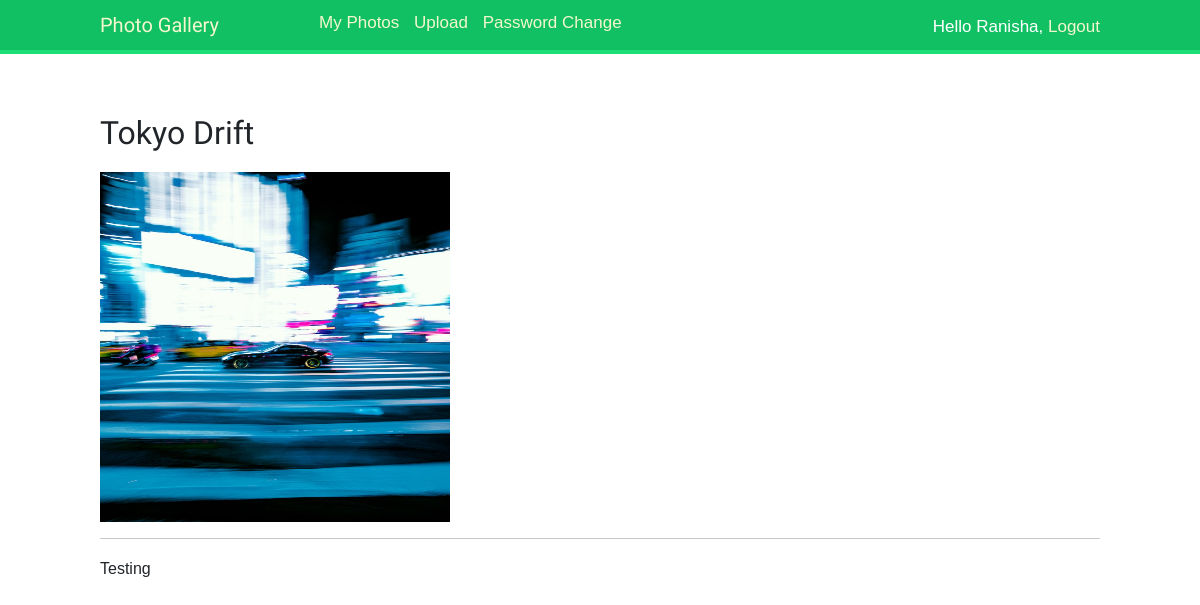
The app's page /photo/5/tokyo-drift/ (signed in) with its own data.
### photos/models.py (models this page shows, shortened)
class Photo(models.Model):
    user = models.ForeignKey(User,on_delete=models.CASCADE, db_index=True)
    album = models.ForeignKey(Album,on_delete=models.CASCADE, related_name ='photo')
    title = models.CharField(max_length=200,blank = False, db_index=True)
    description = models.TextField(blank = True)
    image = models.ImageField(blank = False,upload_to = 'photo/%Y/%m/%d')
    slug = models.SlugField(max_length=200, unique=True)
    created = models.DateField(auto_now_add=True)

### photos/views.py (the view)
# urls.py: path('photo/<int:id>/<str:slug>/',views.photo_detail,name='detail'),
@login_required()
def photo_detail(request,id,slug):
    photo = get_object_or_404(Photo,id=id,slug=slug)
    return render(request,'photo_album/detail.html',{'photo':photo})

### photos/templates/photo_album/detail.html (shortened to what this page needs)
{% extends 'base.html' %}
{% load static %}
{% block content %}
<div>
    <h2>{{photo.title}}</h2>
    <img src="{{photo.image.url}}" alt="" width="350px" height="350px">
    <hr>
    <p>{{photo.description}}</p>
</div>
{% endblock content %}

### photos/templates/base.html (shortened to what this page needs)
{% load static %}
<!DOCTYPE html>
<html lang="en">
<head>
  <link href="https://cdn.jsdelivr.net/npm/bootstrap@5.2.2/dist/css/bootstrap.min.css" rel="stylesheet">
  <link href="{% static "css/styles.css" %}" rel="stylesheet">
</head>
<body>
  <div id="header">
    <span class="logo">Photo Gallery</span>
      {% if request.user.is_authenticated %}
        <ul class="menu">
            <a href="{% url "photo:photo_list" %}">My Photos</a>
            <a style="padding-left:10px" href="{% url 'photo:upload' %}">Upload</a>
            <a style="padding-left:10px" href="{% url 'photo:password_change' %}">Password Change</a>
        </ul>
      {% endif %}
    <span class="user">
      {% if request.user.is_authenticated %}
         Hello {{ request.user.first_name }},
         <a href="{% url 'photo:signout' %}">Logout</a>
      {% else %}
         <a href="{% url 'photo:register' %}">Create Account</a>
         <a style="padding-left:10px" href="{% url 'photo:signin' %}">Sign in</a>
      {% endif %}
    </span>
  </div>
<div id="content">
  {% block content %}
  {% endblock %}
</div>
</body>
</html>

### photos/static/css/styles.css (style rules this page uses)
body { margin:0; padding:0; font-family:helvetica, sans-serif; }
p { line-height: 1.8; }
a { color:#12c064; text-decoration:none; }
h1, h2, h3, h4, h5 , h6 { font-family: 'Muli', sans-serif; font-weight:normal; }
h2 { margin:30px 0 20px; }
#header { padding:10px 100px; font-size:14px; background:#12c064; color:#fff; border-bottom:4px solid #1cdf78; overflow:auto; }
#header .logo { font-family: 'Muli', sans-serif; float:left; color:#f3f7cc; font-size:20px; margin-right:10%; }
#header ul.menu { list-style:none; float:left; margin:0; padding:0; font-size: 17px; }
#header a { color:#f3f7cc; }
#header .user { float:right; padding-top:4px; font-size: 17px; }
#content { padding:30px 100px; }

### records on screen
Photo: title "Tokyo Drift", image (picture), description "Testing"

### other values on screen
{{ request.user.first_name }} "Ranisha"
